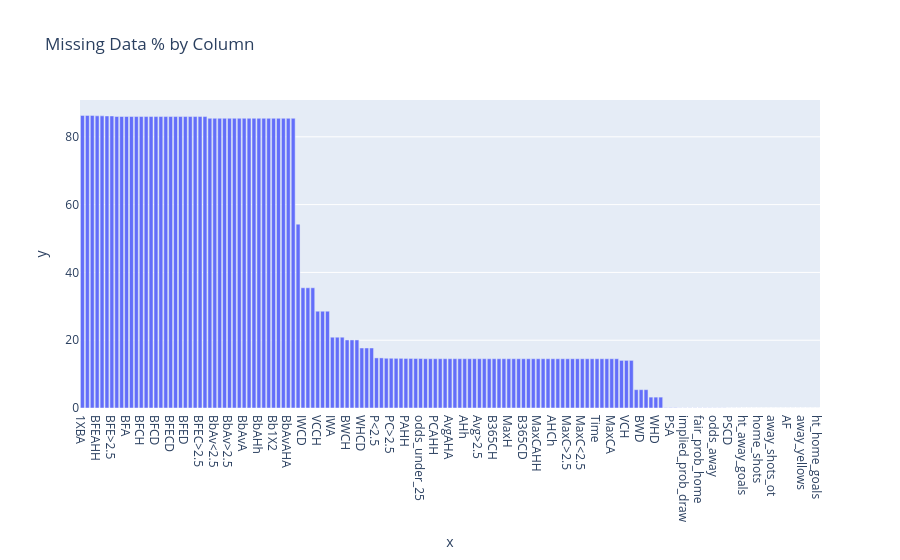

Here is the notebook cell this chart was saved with:
### Markdown cell above
## 5. Missing Data & Data Quality

### Code cell
missing = df.isnull().mean() * 100
missing = missing[missing > 0].sort_values(ascending=False)

print("Columns with missing values (%):")
print(missing.round(2))

# Visualize
fig = px.bar(x=missing.index, y=missing.values, title='Missing Data % by Column')
fig.show()

### Figure 1 — Plotly figure (JSON) as saved in the notebook; plotly's stock layout.template omitted (floating-point values rounded to 4 significant figures; data arrays with more than 128 entries replaced by an {"elided": "..."} marker saying what was removed)
{"data": [{"alignmentgroup": "True", "hovertemplate": "x=%{x}<br>y=%{y}<extra></extra>", "legendgroup": "", "marker": {"color": "#636efa", "pattern": {"shape": ""}}, "name": "", "offsetgroup": "", "orientation": "v", "showlegend": false, "textposition": "auto", "type": "bar", "x": {"elided": "151 str values"}, "xaxis": "x", "y": {"elided": "151 float values"}, "yaxis": "y"}], "layout": {"barmode": "relative", "legend": {"tracegroupgap": 0}, "title": {"text": "Missing Data % by Column"}, "xaxis": {"anchor": "y", "domain": [0, 1], "title": {"text": "x"}}, "yaxis": {"anchor": "x", "domain": [0, 1], "title": {"text": "y"}}}}
